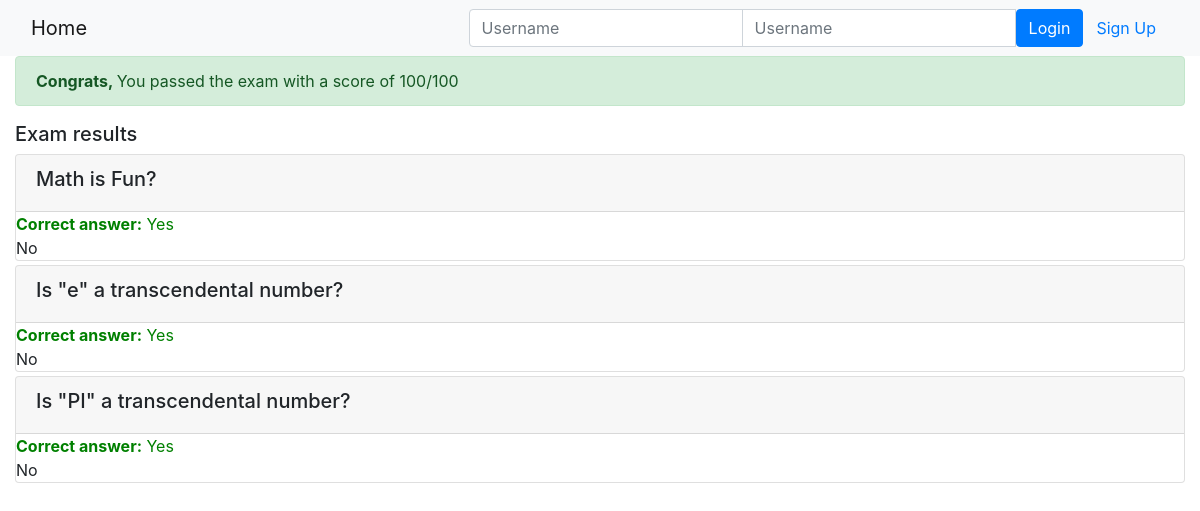
Page /onlinecourse/course/1/submission/1/result/ on the committed database.
### onlinecourse/models.py (models this page shows, shortened)
class Question(models.Model):
    lesson = models.ForeignKey(Lesson, on_delete=models.CASCADE)
    text = models.CharField(max_length=500, default="Question")
    grade = models.IntegerField(default=5)
    course = models.ManyToManyField(Course)

class Choice(models.Model):
    question = models.ForeignKey(Question, on_delete=models.CASCADE)
    text = models.CharField(max_length=500, default="Text")
    correct = models.BooleanField(default=False)

### onlinecourse/views.py (the view)
# urls.py: path('course/<int:course_id>/submission/<int:submission_id>/result/', views.show_exam_result, name='result'),
def show_exam_result(request, course_id, submission_id):
    submission = Submission.objects.get(id=submission_id)
    questions = Question.objects.filter(lesson__course__id=course_id)
    lista = 0
    result_set = []
    for question in questions:
        selected = submission.choices.all().filter(question=question.id)
        correct = question.choice_set.filter(correct=True)
        for i in selected:
            if i in correct:
                lista += 1
        question_result = {
            "question": question,
            "selected": selected
        }
        result_set.append(question_result)
    grade = int(lista/len(questions)*100)
    return render(request, "onlinecourse/exam_result_bootstrap.html", context={
        "grade":grade,
        "results":result_set,
        "submission":submission
        })

### onlinecourse/templates/onlinecourse/exam_result_bootstrap.html (shortened to what this page needs)
<!DOCTYPE html>
<html lang="en">
<head>
    {% load static %}
    <link rel="stylesheet" href="https://maxcdn.bootstrapcdn.com/bootstrap/4.5.2/css/bootstrap.min.css">
</head>
<body>
 <nav class="navbar navbar-light bg-light">
    <div class="container-fluid">
        <div class="navbar-header">
              <a class="navbar-brand" href="{% url 'onlinecourse:index' %}">Home</a>
        </div>
        <ul class="nav navbar-nav navbar-right">
            {% if user.is_authenticated %}
            <li>
                <a class="btn btn-link" href="#">{{ user.first_name }}({{ user.username }})</a>
                <a class="btn btn-link" href="{% url 'onlinecourse:logout' %}">Logout</a>
            </li>
            {% else %}
            <li>
                <form class="form-inline" action="{% url 'onlinecourse:login' %}" method="post">
                    <div class="input-group">
                        <input type="text" class="form-control" placeholder="Username" name="username" >
                        <input type="password" class="form-control" placeholder="Username" name="psw" >
                        <button class="btn btn-primary" type="submit">Login</button>
                        <a class="btn btn-link" href="{% url 'onlinecourse:registration' %}">Sign Up</a>
                    </div>
                </form>
            </li>
            {% endif %}
        </ul>
    </div>
</nav>
<div class="container-fluid">
    {% if grade > 80 %}
        <div class="alert alert-success">
        <b>Congrats, {{user.first_name}}</b> You passed the exam with a score of {{grade}}/100
        </div>
    {% else %}
        <div class="alert alert-danger">
        <b>Fail</b> You failed the exam with a score of {{grade}}/100
        </div>
        <a class="btn btn-link text-danger" href="{% url 'onlinecourse:course_details' pk=submission.enrollment.course.id %}">Re-test</a>
    {% endif %}
        <div class="card-columns-vertical mt-1">
		 <h5 class="">Exam results</h5>
            {% for result in results %}
            <div class="card mt-1">
                <div class="card-header"><h5>{{ result.question.text}}</h5></div>
                {% for choice in result.question.choice_set.all %}
                <div>
                    <span
                    {% if choice in result.selected and choice.correct%}
                    style="color:green">
                    <b>Correct answer:</b>
                    {% elif choice in result.selected and not choice.correct%}
                    style="color:red">
                    <b>Wrong answer:</b>
                    {% else %}
                    >
                    {% endif %}
                    {{ choice.text }}
                    </span>
                </div>
                {% endfor %}
            </div>
            {% endfor %}
        </div>
    </div>
</body>
</html>

### rows in the picture
Question: question.text "Math is Fun?"
Choice: shows "Correct answer:", text "Yes"
Choice: text "No"
Question: question.text "Is \"e\" a transcendental number?"
Choice: shows "Correct answer:", text "Yes"
Choice: text "No"
Question: question.text "Is \"PI\" a transcendental number?"
Choice: shows "Correct answer:", text "Yes"
Choice: text "No"

### other values in the picture
{{ grade }} "100"
